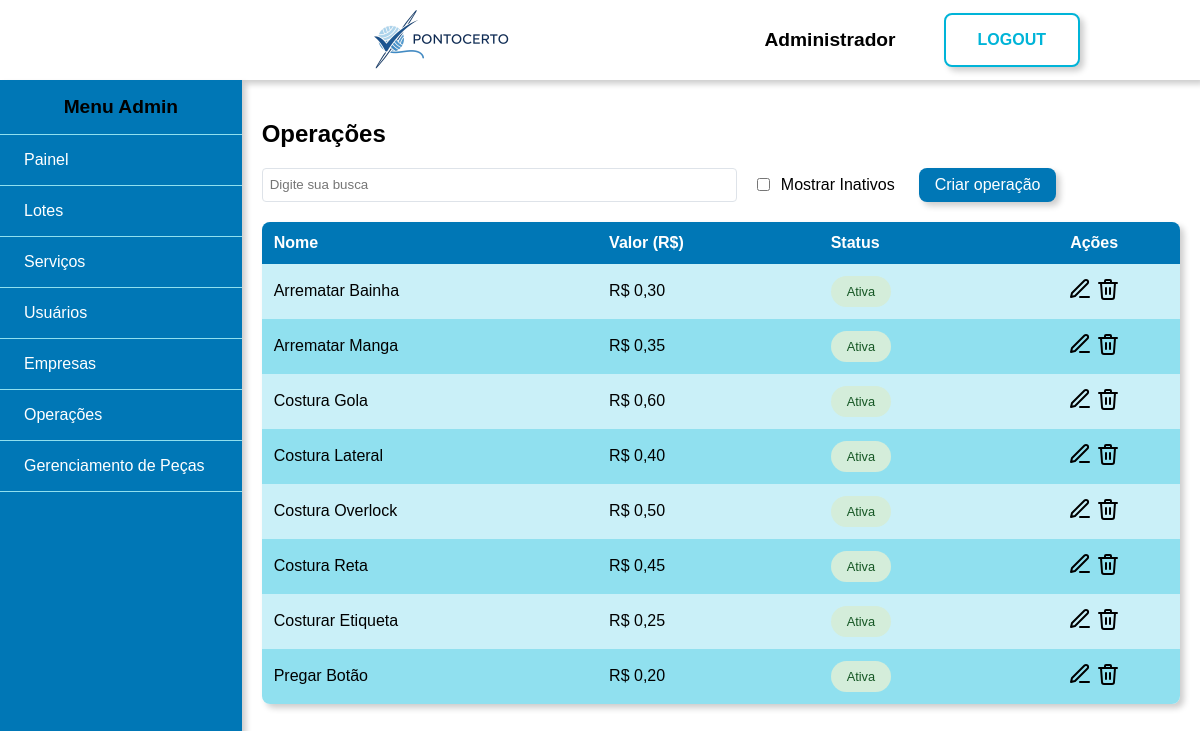
The app's page /admin/operacoes (signed in) with its own data.
### tables this page shows
CREATE TABLE usuarios (
    id int PRIMARY KEY AUTO_INCREMENT,
    tipo enum('admin', 'costureira') NOT NULL DEFAULT 'costureira',
    nome varchar(50) NOT NULL,
    cpf varchar(11) NOT NULL UNIQUE,
    email varchar(250) NOT NULL UNIQUE,
    telefone varchar(11) NOT NULL,
    cep varchar(8) NOT NULL,
    logradouro varchar(250),
    complemento varchar(50),
    cidade varchar(100),
    tipo_chave_pix enum('cpf', 'cnpj', 'email', 'telefone', 'aleatoria') DEFAULT 'cpf',
    chave_pix varchar(250),
    senha varchar(255) NOT NULL,
    banco int NULL DEFAULT 0,
    agencia INT NULL DEFAULT 0,
    conta INT NULL DEFAULT 0,
    especialidade_id INT NOT NULL DEFAULT 2,
    ativo TINYINT DEFAULT 1,
    created_at TIMESTAMP DEFAULT CURRENT_TIMESTAMP,
    updated_at TIMESTAMP DEFAULT CURRENT_TIMESTAMP ON UPDATE CURRENT_TIMESTAMP
 );

CREATE TABLE operacoes (
    id INT PRIMARY KEY AUTO_INCREMENT,
    nome VARCHAR(255) NOT NULL,
    valor DECIMAL(10, 2) NOT NULL,
    ativo TINYINT DEFAULT 1,
    created_at TIMESTAMP DEFAULT CURRENT_TIMESTAMP,
    updated_at TIMESTAMP DEFAULT CURRENT_TIMESTAMP ON UPDATE CURRENT_TIMESTAMP
);

### views/admin/operacoes.php (the view, shortened to what the rows shown need)
<div class="conteudo flex">
    <div class="conteudo-tabela">
    <h2>Operações</h2>
        <div class="tabela">
            <table cellspacing='0' class="redondinho shadow filter">
                <thead>
                    <tr>
                        <th class="ae">Nome</th>
                        <th class="ae">Valor (R$)</th>
                        <th class="ae">Status</th>
                        <th class="ac">Ações</th>
                    </tr>
                </thead>
                <tbody>
                    <?php if (empty($listaOperacoes)): ?>
                        <tr>
                            <td colspan="5" class="ac">Nenhuma operação encontrada</td>
                        </tr>
                    <?php else: ?>
                        <?php foreach ($listaOperacoes as $operacao): ?>
                             <tr class="linha-filter" data-ativo="<?= $operacao['ativo'] ? '1' : '0' ?>">
                                <td class="ae"><?= htmlspecialchars($operacao['nome']) ?></td>
                                <td class="ae">R$ <?= number_format($operacao['valor'], 2, ',', '.') ?></td>
                                <td class="ae">
                                    <span class="status-badge <?= $operacao['ativo'] ? 'active' : 'inactive' ?>">
                                        <?= $operacao['ativo'] ? 'Ativa' : 'Inativa' ?>
                                    </span>
                                </td>
                                <td class="ac">
                                    <a href="<?= BASE_URL ?>admin/editar-operacao?id=<?= $operacao['id'] ?>" title="Editar Operação">
                                        <img class="icone" src="<?= ASSETS_URL ?>icones/editar.svg" alt="editar">
                                    </a>
                                    <?php if ($operacao['ativo']): ?>
                                        <a href="<?= BASE_URL ?>admin/remover-operacao?id=<?= $operacao['id'] ?>"
                                           onclick="return confirm('Tem certeza que deseja desativar esta operação?')"
                                           title="Desativar Operação">
                                            <img class="icone" src="<?= ASSETS_URL ?>icones/remover.svg" alt="desativar">
                                        </a>
                                    <?php endif; ?>
                                </td>
                            </tr>
                        <?php endforeach; ?>
                    <?php endif; ?>
                </tbody>
            </table>
        </div>
    </div>
</div>

### views/shared/header.php (shortened to what the rows shown need)
<!DOCTYPE html>
<html lang="pt-BR">
<head>
    <link rel="stylesheet" href="<?php echo ASSETS_URL?>css/style.css">
</head>
<body>
    <?php if ($login ?? false): ?>
        <div class="principal azul flex center">
    <?php else: ?>
        <div class="principal">
            <?php if ($usuarioLogado ?? false): ?>
                <div class="topo flex h-center shadow">
                    <a class="imagem-topo" href="<?= $dashboardLink ?>">
                        <img src="<?php echo ASSETS_URL?>img/banner.png" alt="banner">
                    </a>
                    <span class="flex l-gap v-center">
                        <span class="nome-usuario"><?= htmlspecialchars($nomeUsuario) ?></span>
                        <a href="<?= BASE_URL ?>logout" class="botao-grande">LOGOUT</a>
                    </span>
                </div>
            <?php endif; ?>
    <?php endif; ?>

### records on screen
usuarios: nome "Administrador"
operacoes: nome "Arrematar Bainha", valor "0,30", ativo "Ativa"
operacoes: nome "Arrematar Manga", valor "0,35", ativo "Ativa"
operacoes: nome "Costura Gola", valor "0,60", ativo "Ativa"
operacoes: nome "Costura Lateral", valor "0,40", ativo "Ativa"
operacoes: nome "Costura Overlock", valor "0,50", ativo "Ativa"
operacoes: nome "Costura Reta", valor "0,45", ativo "Ativa"
operacoes: nome "Costurar Etiqueta", valor "0,25", ativo "Ativa"
operacoes: nome "Pregar Botão", valor "0,20", ativo "Ativa"

### other values on screen
$userRole "Admin"
$item['label'] "Painel"
$item['label'] "Lotes"
$item['label'] "Serviços"
$item['label'] "Usuários"
$item['label'] "Empresas"
$item['label'] "Operações"
$item['label'] "Gerenciamento de Peças"
